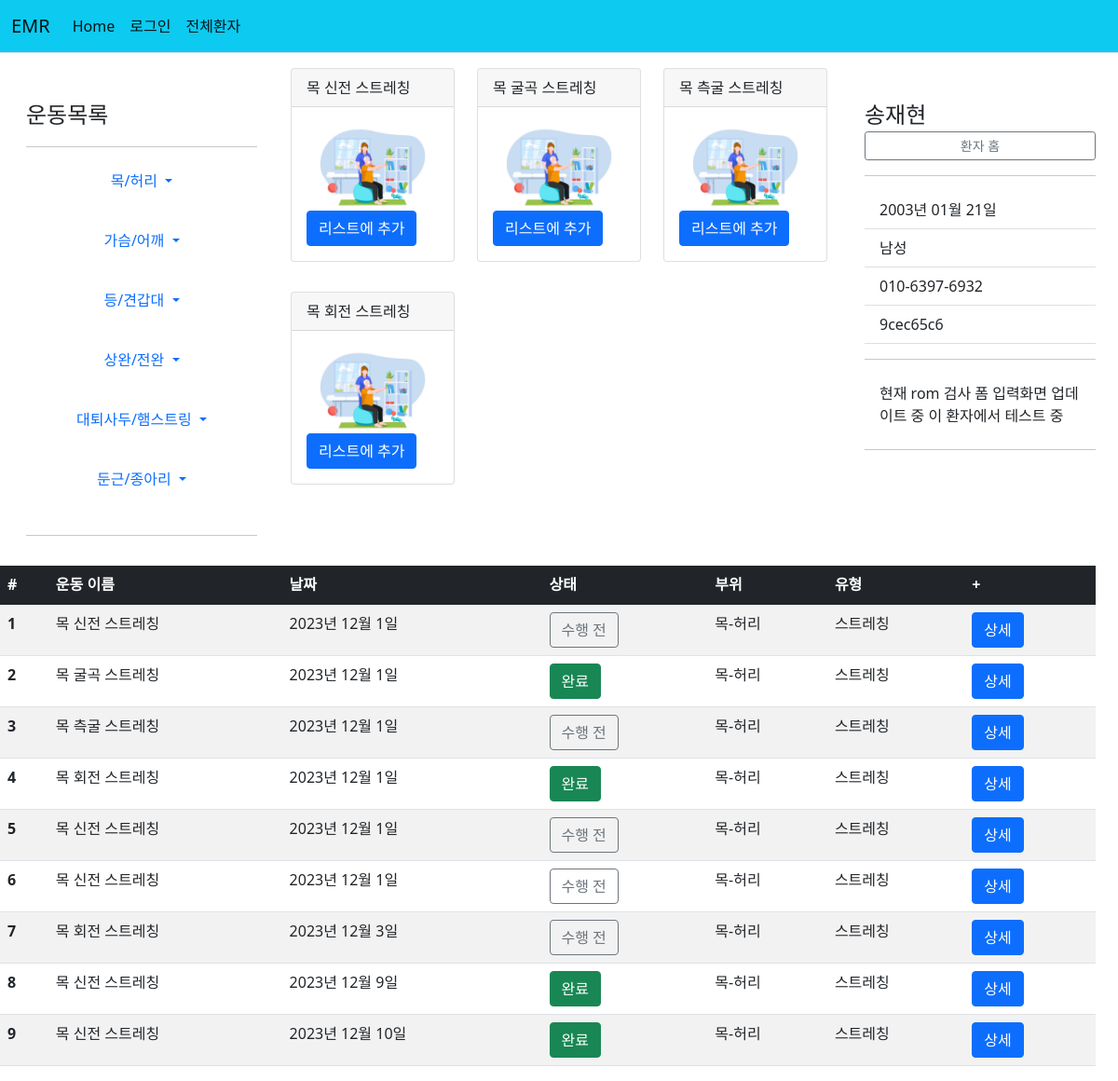
The app's page /patient/9cec65c6-f5e6-486e-b068-f70c82aa60aa/목-허리/스트레칭/ with its own data.
### patient/models.py (models this page shows, shortened)
class Exercise(models.Model):
    name = models.CharField(primary_key=True, max_length=30)
    part = models.ForeignKey(Part, on_delete=models.CASCADE)
    type = models.ForeignKey(ExerciseType, on_delete=models.CASCADE)
    link = models.URLField(default='https://blog.naver.com/smile86/221055278905')

class Patient2(models.Model):
    id = models.CharField(primary_key=True, max_length=36, default=uuid.uuid4)
    name = models.CharField(max_length=10)
    front_resident = models.CharField(max_length=6)
    back_resident = models.CharField(max_length=1)
    phone = models.CharField(max_length=30)
    memo = models.TextField(default='memo')

class ExerciseList(models.Model):
    code = models.CharField(primary_key=True, max_length=36, default=uuid.uuid4)
    exercise = models.ForeignKey(Exercise, on_delete=models.CASCADE)
    patient = models.ForeignKey(Patient2, on_delete=models.CASCADE)
    date = models.DateField(default=timezone.now)
    count = models.IntegerField(default=0)
    set = models.IntegerField(default=1)
    time = models.IntegerField(default=0)
    weight = models.IntegerField(default=0)
    done = models.BooleanField(default=False)

class Part(models.Model):
    part = models.CharField(primary_key=True, max_length=10)

class ExerciseType(models.Model):
    type = models.CharField(primary_key=True, max_length=20)

### patient/views.py (the view)
# urls.py: path('<str:patient_id>/<str:part>/<str:type>/', views.exercise_add, name='exercise_add'),
def exercise_add(request, patient_id, part, type):
    patient = get_object_or_404(Patient2, pk=patient_id)
    part = get_object_or_404(Part, pk=part)
    type = get_object_or_404(ExerciseType, pk=type)
    exercises = Exercise.objects.filter(part=part, type=type)
    exercise_list = ExerciseList.objects.filter(patient=patient_id)
    context = {'patient':patient, 'part':part, 'type':type, 'exercises':exercises, 'exercise_list':exercise_list}
    return render(request, 'patient/exercise_add.html', context)

### patient/templatetags/patient_filter.py (called while the page is built)
@register.filter
def back2(value):
    ans=''
    if int(value)%2==0:
        ans = '여성'
    else:
        ans = '남성'
    return ans

@register.filter
def birth2(value, back):
    if back=='3' or back=='4':
        year = '20'+value[:2]
    else:
        year = '19'+value[:2]
    birth = year+'년 '+value[2:4]+'월 '+value[4:]+'일'
    return birth

@register.filter
def id_cut(value):
    return value[:8]

### templates/patient/exercise_add.html (shortened to what this page needs)
{% extends "base.html" %}
{% load patient_filter %}
{% block content %}
{% load static %}
<div class="container-fluid">
  <div class="row">
    <div class="col-md-3">
      <div class="d-flex flex-column flex-shrink-0 p-3" style="width: 280px;">
        <svg class="bi pe-none me-2" width="40" height="32"><use xlink:href="#bootstrap"/></svg>
        <span class="fs-4">운동목록</span>
        <hr>
        <ul class="nav nav-pills flex-column mb-auto text-center">
          <li>
            <a href="#" class="nav-link text-primary align-items-center text-decoration-none dropdown-toggle" data-bs-toggle="dropdown" aria-expanded="false">
              목/허리
            </a>
          </li>
          <br>
          <li>
            <a href="#" class="nav-link align-items-center text-decoration-none dropdown-toggle" data-bs-toggle="dropdown" aria-expanded="false">
              가슴/어깨
            </a>
          </li>
          <br>
          <li>
            <a href="#" class="nav-link align-items-center text-decoration-none dropdown-toggle" data-bs-toggle="dropdown" aria-expanded="false">
              등/견갑대
            </a>
          </li>
          <br>
          <li>
            <a href="#" class="nav-link align-items-center text-decoration-none dropdown-toggle" data-bs-toggle="dropdown" aria-expanded="false">
              상완/전완
            </a>
          </li>
          <br>
          <li>
            <a href="#" class="nav-link align-items-center text-decoration-none dropdown-toggle" data-bs-toggle="dropdown" aria-expanded="false">
              대퇴사두/햄스트링
            </a>
          </li>
          <br>
          <li>
            <a href="#" class="nav-link align-items-center text-decoration-none dropdown-toggle" data-bs-toggle="dropdown" aria-expanded="false">
              둔근/종아리
            </a>
          </li>
          <br>
        </ul>
        <hr>
    </div>
    </div>
    <div class="col-md-6">
      <div class="row">
        {% for exercise in exercises %}
        <div class="col-4">
          <div class="card mb-3 mt-3 ml-3" style="max-width: 18rem;">
            <div class="card-header">{{exercise.name}}</div>
            <div class="card-body">
              <img src="{% static '운동치료.jpg' %}" class="card-img-top">
              <a class="btn btn-primary" href="{% url 'patient:exercise_form' patient_id=patient.id part=exercise.part.part type=exercise.type.type exercise=exercise.name %}" role="button">
                리스트에 추가
              </a>
            </div>
          </div>
        </div>
        {% endfor %}
      </div>
    </div>
    <div class="col-md-3">
      <div class="col-md-3">
        <div class="d-flex flex-column flex-shrink-0 p-3" style="width: 280px;">
            <svg class="bi pe-none me-2" width="40" height="32"><use xlink:href="#bootstrap"/></svg>
            <span class="fs-4">{{patient.name}}</span>
            <a href="{% url 'patient:detail' patient.id %}" class="btn  btn-sm btn-outline-secondary">환자 홈</a></span>
          <hr>
          <ul class="list-group list-group-flush">
            <li class="list-group-item">{{patient.front_resident|birth2:patient.back_resident}}</li>
            <li class="list-group-item">{{patient.back_resident|back2}}</li>
            <li class="list-group-item">{{patient.phone}}</li>
            <li class="list-group-item">{{patient.id|id_cut}}</li>
            <hr>
            <li class="list-group-item">{{patient.memo}}</li>
          </ul>
          <hr>
      </div>
    </div>
  </div>
  <div class="row">
    <table class="table table-border table-Secondary table-striped">
      <thead>
      <tr class="table-dark">
          <th scope="col">#</th>
          <th scope="col">운동 이름</th>
          <th scope="col">날짜</th>
          <th scope="col">상태</th>
          <th scope="col">부위</th>
          <th scope="col">유형</th>
          <th scope="col">+</th>
      </tr>
      </thead>
      <tbody>
      {% for exercise in exercise_list %}
      <tr>
          <th scope="row">{{forloop.counter}}</th>
          <td>{{exercise.exercise.name}}</td>
          <td>{{exercise.date}}</td>
          {% if exercise.done %}<td> <button type="button" class="btn btn-success">완료</button></td>
          {% else %}<td><button type="button" class="btn btn-outline-secondary">수행 전</button></td>{% endif %}
          <td>{{exercise.exercise.part.part}}</td>
          <td>{{exercise.exercise.type.type}}</td>
          <td><a class="btn btn-primary" href="{% url 'patient:detail' patient.id %}" role="button">상세</a></td>
      </tr>
      {% endfor %}
      </tbody>
    </table>
  </div>
</div>
{% endblock %}

### static/sidebars.css (style rules this page uses)
body { min-height: 100vh; min-height: -webkit-fill-available; }
html { height: -webkit-fill-available; }
.dropdown-toggle { outline: 0; }

### records on screen
Exercise: name "목 신전 스트레칭"
Exercise: name "목 굴곡 스트레칭"
Exercise: name "목 측굴 스트레칭"
Exercise: name "목 회전 스트레칭"
Patient2: name "송재현", front_resident|birth2 "2003년 01월 21일", back_resident|back2 "남성", phone "010-6397-6932", id|id_cut "9cec65c6", memo "현재 rom 검사 폼 입력화면 업데이트 중 이 환자에서 테스트 중"
ExerciseList: exercise.name "목 신전 스트레칭", date "2023년 12월 1일", done "수행 전", exercise.part.part "목-허리", exercise.type.type "스트레칭"
ExerciseList: exercise.name "목 굴곡 스트레칭", date "2023년 12월 1일", done "완료", exercise.part.part "목-허리", exercise.type.type "스트레칭"
ExerciseList: exercise.name "목 측굴 스트레칭", date "2023년 12월 1일", done "수행 전", exercise.part.part "목-허리", exercise.type.type "스트레칭"
ExerciseList: exercise.name "목 회전 스트레칭", date "2023년 12월 1일", done "완료", exercise.part.part "목-허리", exercise.type.type "스트레칭"
ExerciseList: exercise.name "목 신전 스트레칭", date "2023년 12월 1일", done "수행 전", exercise.part.part "목-허리", exercise.type.type "스트레칭"
ExerciseList: exercise.name "목 신전 스트레칭", date "2023년 12월 1일", done "수행 전", exercise.part.part "목-허리", exercise.type.type "스트레칭"
ExerciseList: exercise.name "목 회전 스트레칭", date "2023년 12월 3일", done "수행 전", exercise.part.part "목-허리", exercise.type.type "스트레칭"
ExerciseList: exercise.name "목 신전 스트레칭", date "2023년 12월 9일", done "완료", exercise.part.part "목-허리", exercise.type.type "스트레칭"
ExerciseList: exercise.name "목 신전 스트레칭", date "2023년 12월 10일", done "완료", exercise.part.part "목-허리", exercise.type.type "스트레칭"
